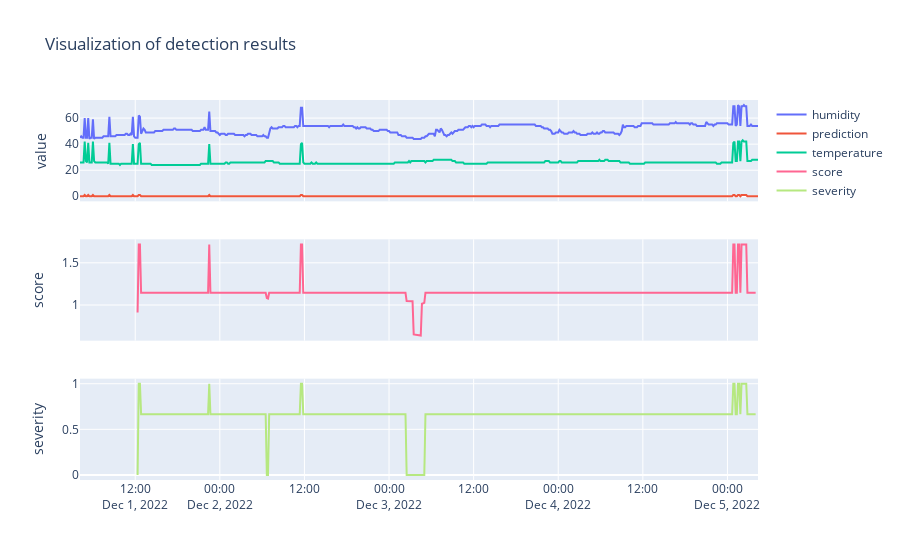

This figure's notebook cell:
### Code cell
fig = make_subplots(rows=3, cols=1, shared_xaxes=True)
colors = [px.colors.sequential.Greys[-1], px.colors.sequential.Greys[-3], px.colors.sequential.Greys[-6]]
for v in test_df.columns:
    fig.add_trace(go.Scatter(x=test_df.index, y=test_df[v], 
                             mode='lines',
                             name=v),
                  row=1, col=1)
for i in range(num_contributors):
    fig.add_trace(go.Scatter(x=anomalous_timestamps, y=top_values[f"top_{i}"],
                             mode="markers", name=f"Top {i+1} contributor",
                             marker=dict(
                                color=colors[i],
                                size=8,
                            )),
                  row=1, col=1)
fig.add_trace(go.Scatter(x=test_df.index, y=scores,
                         mode='lines',
                         name='score'),
              row=2, col=1)
fig.add_trace(go.Scatter(x=test_df.index, y=sev,
                         mode='lines', name='severity'),
              row=3, col=1)
fig.update_layout(
    title_text="Visualization of detection results"
)
fig.update_yaxes(title_text="value", row=1, col=1)
fig.update_yaxes(title_text="score", row=2, col=1)
fig.update_yaxes(title_text="severity", row=3, col=1)
fig.show()

### Figure 1 — Plotly figure (JSON) as saved in the notebook; plotly's stock layout.template omitted (floating-point values rounded to 4 significant figures; data arrays with more than 128 entries replaced by an {"elided": "..."} marker saying what was removed)
{"data": [{"mode": "lines", "name": "humidity", "type": "scatter", "x": {"elided": "578 str values"}, "xaxis": "x", "y": {"elided": "578 int values"}, "yaxis": "y"}, {"mode": "lines", "name": "prediction", "type": "scatter", "x": {"elided": "578 str values"}, "xaxis": "x", "y": {"elided": "578 int values"}, "yaxis": "y"}, {"mode": "lines", "name": "temperature", "type": "scatter", "x": {"elided": "578 str values"}, "xaxis": "x", "y": {"elided": "578 int values"}, "yaxis": "y"}, {"marker": {"color": "rgb(0,0,0)", "size": 8}, "mode": "markers", "name": "Top 1 contributor", "type": "scatter", "x": ["2022-12-01T12:30:00Z", "2022-12-01T12:40:00Z", "2022-12-01T22:30:00Z", "2022-12-02T11:30:00Z", "2022-12-02T11:40:00Z", "2022-12-05T00:50:00Z", "2022-12-05T01:00:00Z", "2022-12-05T01:30:00Z", "2022-12-05T01:40:00Z", "2022-12-05T02:00:00Z", "2022-12-05T02:10:00Z", "2022-12-05T02:20:00Z", "2022-12-05T02:30:00Z", "2022-12-05T02:40:00Z"], "xaxis": "x", "y": [], "yaxis": "y"}, {"marker": {"color": "rgb(82,82,82)", "size": 8}, "mode": "markers", "name": "Top 2 contributor", "type": "scatter", "x": ["2022-12-01T12:30:00Z", "2022-12-01T12:40:00Z", "2022-12-01T22:30:00Z", "2022-12-02T11:30:00Z", "2022-12-02T11:40:00Z", "2022-12-05T00:50:00Z", "2022-12-05T01:00:00Z", "2022-12-05T01:30:00Z", "2022-12-05T01:40:00Z", "2022-12-05T02:00:00Z", "2022-12-05T02:10:00Z", "2022-12-05T02:20:00Z", "2022-12-05T02:30:00Z", "2022-12-05T02:40:00Z"], "xaxis": "x", "y": [], "yaxis": "y"}, {"marker": {"color": "rgb(189,189,189)", "size": 8}, "mode": "markers", "name": "Top 3 contributor", "type": "scatter", "x": ["2022-12-01T12:30:00Z", "2022-12-01T12:40:00Z", "2022-12-01T22:30:00Z", "2022-12-02T11:30:00Z", "2022-12-02T11:40:00Z", "2022-12-05T00:50:00Z", "2022-12-05T01:00:00Z", "2022-12-05T01:30:00Z", "2022-12-05T01:40:00Z", "2022-12-05T02:00:00Z", "2022-12-05T02:10:00Z", "2022-12-05T02:20:00Z", "2022-12-05T02:30:00Z", "2022-12-05T02:40:00Z"], "xaxis": "x", "y": [], "yaxis": "y"}, {"mode": "lines", "name": "score", "type": "scatter", "x": {"elided": "578 str values"}, "xaxis": "x2", "y": {"elided": "576 float values"}, "yaxis": "y2"}, {"mode": "lines", "name": "severity", "type": "scatter", "x": {"elided": "578 str values"}, "xaxis": "x3", "y": {"elided": "576 float values"}, "yaxis": "y3"}], "layout": {"title": {"text": "Visualization of detection results"}, "xaxis": {"anchor": "y", "domain": [0, 1], "matches": "x3", "showticklabels": false}, "xaxis2": {"anchor": "y2", "domain": [0, 1], "matches": "x3", "showticklabels": false}, "xaxis3": {"anchor": "y3", "domain": [0, 1]}, "yaxis": {"anchor": "x", "domain": [0.7333, 1], "title": {"text": "value"}}, "yaxis2": {"anchor": "x2", "domain": [0.3667, 0.6333], "title": {"text": "score"}}, "yaxis3": {"anchor": "x3", "domain": [0, 0.2667], "title": {"text": "severity"}}}}
